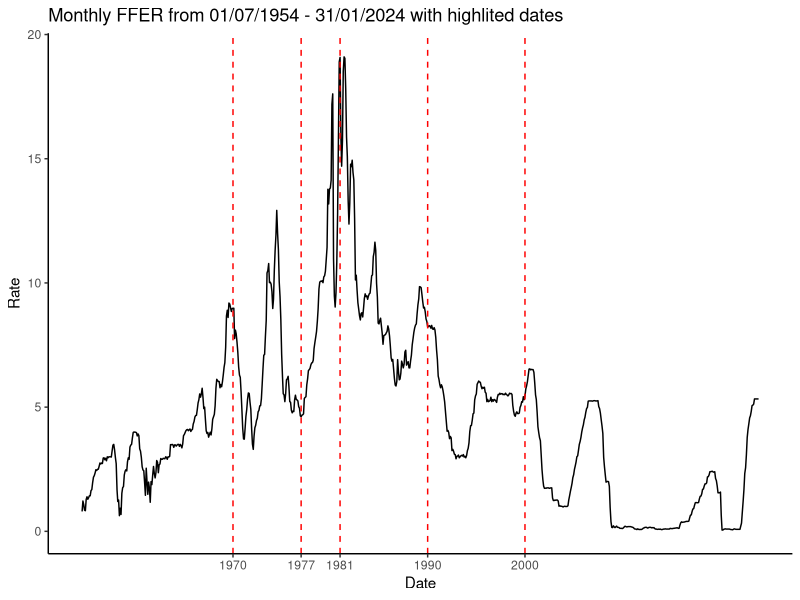

Generate this figure with R:
rm(list=ls())
library(ggplot2)

## Question a
rawdata <- read.csv("FEDFUNDS.csv")
data = rawdata
rate <- as.numeric(data$FEDFUNDS)
date <- as.Date(data$DATE, format = "%Y-%m-%d")
AIC <- rep(0,5)

# for each AR(p) model we use OLS and calculate the log-likelihood;
# to avoid lengthy codes, we define a function to perform OLS and calculate the AIC.

ols_llh_AIC <- function(X, y){
  n <- length(y)
  k <- ncol(X) + 1
  params <- solve(t(X) %*% X) %*% t(X) %*% y
  resid <- (y-X%*%params)
  l <- -(n/2) * log(2*pi*var(resid)) - (1/(2*var(resid))) * sum(resid^2)
  AIC <- -2 * l + 2 * k
  return(AIC)
}

# AR(1)
y_1 <- rate[1:(length(rate)-1)]
X <- cbind(1,y_1)
y <- rate[2:length(rate)]
AIC[1] <- ols_llh_AIC(X,y)

# AR(2)
y_1 <- rate[1:(length(rate)-1)]
y_2 <- rate[1:(length(rate)-2)]
y_1 <- y_1[-1]
X <- cbind(1,y_1, y_2)
y <- rate[3:length(rate)]
AIC[2] <- ols_llh_AIC(X,y)

# AR(3)
y_1 <- rate[1:(length(rate)-1)]
y_2 <- rate[1:(length(rate)-2)]
y_3 <- rate[1:(length(rate)-3)]
y_1 <- y_1[-(1:2)]
y_2 <- y_2[-1]
X <- cbind(1, y_1, y_2, y_3)
y <- rate[4:length(rate)]
AIC[3] <- ols_llh_AIC(X,y)

# AR(4)
y_1 <- rate[1:(length(rate)-1)]
y_2 <- rate[1:(length(rate)-2)]
y_3 <- rate[1:(length(rate)-3)]
y_4 <- rate[1:(length(rate)-4)]
y_1 <- y_1[-(1:3)]
y_2 <- y_2[-(1:2)]
y_3 <- y_3[-1]
X <- cbind(1, y_1, y_2, y_3, y_4)
y <- rate[5:length(rate)]
AIC[4] <- ols_llh_AIC(X,y)

# AR(5)
y_1 <- rate[1:(length(rate)-1)]
y_2 <- rate[1:(length(rate)-2)]
y_3 <- rate[1:(length(rate)-3)]
y_4 <- rate[1:(length(rate)-4)]
y_5 <- rate[1:(length(rate)-5)]
y_1 <- y_1[-(1:4)]
y_2 <- y_2[-(1:3)]
y_3 <- y_3[-(1:2)]
y_4 <- y_4[-1]
X <- cbind(1, y_1, y_2, y_3, y_4, y_5)
y <- rate[6:length(rate)]
AIC[5] <- ols_llh_AIC(X,y)
print(AIC)



## Question b
plot<-ggplot(data.frame(Date=date,Rate=rate),aes(x=Date,y=Rate))+geom_line()+geom_vline(xintercept = as.numeric(as.Date("1970-01-01")), linetype = "dashed", color = "red") +
  geom_vline(xintercept = as.numeric(as.Date("1977-01-01")), linetype = "dashed", color = "red") +
  geom_vline(xintercept = as.numeric(as.Date("1981-01-01")), linetype = "dashed", color = "red") +
  geom_vline(xintercept = as.numeric(as.Date("1990-01-01")), linetype = "dashed", color = "red") + labs(title = "Monthly FFER from 01/07/1954 - 31/01/2024 with highlited dates")+
  geom_vline(xintercept = as.numeric(as.Date("2000-01-01")), linetype = "dashed", color = "red") 
plot<-plot+scale_x_date(breaks = as.Date(c("1970-01-01","1977-01-01","1981-01-01","1990-01-01","2000-01-01")),date_labels = "%Y")
plot+theme(panel.grid.major = element_blank(), panel.grid.minor = element_blank(),
           panel.background = element_blank(), axis.line = element_line(colour = "black"))



## Question c --- Calculate the AIC manually

# Define a function TARnegllh which returns the negative Log-Likelihood of the TAR model.
TARnegllh <- function(X, y, tau, params, nr_lag){
  n <- length(y)
  tau <- tau - nr_lag    # we lose "nr_lag" observations in the AR model, so the index of threshold should shift forward accordingly.
  P <- matrix(params, nrow = nrow(X), ncol = length(params), byrow = T)
  for (i in 1:length(tau)){
    P[1:(tau[i] - 1), ((i*(nr_lag + 1))+1):((nr_lag + 1)*(i + 1))] <- 0
  }
  X <- matrix(rep(X, (length(tau)+1)), nrow = nrow(X))
  resid <- (y-rowSums(X*P))
  llh <- -(n/2) * log(2*pi*var(resid)) - (1/(2*var(resid))) * sum(resid^2)
  return(-llh)
}

# i)
tau = which(date ==  "1981-01-01")
nr_lag <- 1
params <- rep(0, (1+nr_lag)*(length(tau)+1))
y_1 <- rate[1:(length(rate)-1)]
X <- cbind(1,y_1)
y <- rate[2:length(rate)]
llh_tar1 <- optim(params, TARnegllh, method ="BFGS", y=y, X=X, tau=tau, nr_lag=nr_lag)$value
AIC_tar1 <- -2 * (-llh_tar1) + 2 * (length(params)+1)

nr_lag <- 2
params = rep(0, (1+nr_lag)*(length(tau)+1))
y_1 <- rate[1:(length(rate)-1)]
y_2 <- rate[1:(length(rate)-2)]
y_1 <- y_1[-1]
X <- cbind(1,y_1, y_2)
y <- rate[3:length(rate)]
llh_tar2 <- optim(params, TARnegllh, method ="BFGS", y=y, X=X, tau=tau, nr_lag=nr_lag)$value
AIC_tar2 <- -2 * (-llh_tar2) + 2 * (length(params)+1)

# ii)
tau = c(which(date == "1970-01-01"), which(date == "1990-01-01"))
nr_lag <- 1
params <- rep(0, (1+nr_lag)*(length(tau)+1))
y_1 <- rate[1:(length(rate)-1)]
X <- cbind(1,y_1)
y <- rate[2:length(rate)]
llh_tar3 <- optim(params, TARnegllh, method ="BFGS", y=y, X=X, tau=tau, nr_lag=nr_lag)$value
AIC_tar3 <- -2 * (-llh_tar3) + 2 * (length(params)+1)

nr_lag <- 2
params = rep(0, (1+nr_lag)*(length(tau)+1))
y_1 <- rate[1:(length(rate)-1)]
y_2 <- rate[1:(length(rate)-2)]
y_1 <- y_1[-1]
X <- cbind(1,y_1, y_2)
y <- rate[3:length(rate)]
llh_tar4 <- optim(params, TARnegllh, method ="BFGS", y=y, X=X, tau=tau, nr_lag=nr_lag)$value
AIC_tar4 <- -2 * (-llh_tar4) + 2 * (length(params)+1)

# iii)
tau = c(which(date == "1970-01-01"), which(date == "1977-01-01"),
        which(date == "1981-01-01"), which(date == "1990-01-01"),
        which(date == "2000-01-01"))
nr_lag <- 1
params <- rep(0, (1+nr_lag)*(length(tau)+1))
y_1 <- rate[1:(length(rate)-1)]
X <- cbind(1,y_1)
y <- rate[2:length(rate)]
llh_tar5 <- optim(params, TARnegllh, method ="BFGS", y=y, X=X, tau=tau, nr_lag=nr_lag)$value
AIC_tar5 <- -2 * (-llh_tar5) + 2 * (length(params)+1)

nr_lag <- 2
params = rep(0, (1+nr_lag)*(length(tau)+1))
y_1 <- rate[1:(length(rate)-1)]
y_2 <- rate[1:(length(rate)-2)]
y_1 <- y_1[-1]
X <- cbind(1,y_1, y_2)
y <- rate[3:length(rate)]
llh_tar6 <- optim(params, TARnegllh, method ="BFGS", y=y, X=X, tau=tau, nr_lag=nr_lag)$value
AIC_tar6 <- -2 * (-llh_tar6) + 2 * (length(params)+1)

# results
AIC_TAR <- matrix(c(AIC_tar1, AIC_tar2, AIC_tar3, AIC_tar4, AIC_tar5, AIC_tar6), nrow = 3, ncol = 2, byrow = T)
rownames(AIC_TAR) <- c("(i)", "(ii)", "(iii)")
colnames(AIC_TAR) <- c("p=1", "p=2")
AIC_TAR



## Question c --- Check the results using the built-in lm function
# i)
n <- nrow(data)
data$y_t_1 <- c(NA, data$FEDFUNDS[-n])
data$y_t_2 <- c(rep(NA,2), data$FEDFUNDS[-c((n-1),n)])

TAR1 <- lm(FEDFUNDS ~ y_t_1 + y_t_1 * (DATE > "1981-01-01"), data)
TAR2 <- lm(FEDFUNDS ~ y_t_1 + y_t_2 + y_t_1 * (DATE > "1981-01-01") + y_t_2 * (DATE > "1981-01-01"), data)
c(AIC(TAR1), AIC(TAR2))

# ii)
TAR3 <- lm(FEDFUNDS ~ y_t_1 + y_t_1 * (DATE > "1970-01-01") 
           + y_t_1 * (DATE > "1990-01-01"), data)
TAR4 <- lm(FEDFUNDS ~ y_t_1 + y_t_2 + y_t_1 * (DATE > "1970-01-01") 
           + y_t_1 * (DATE > "1990-01-01") + y_t_2 * (DATE > "1970-01-01" ) + y_t_2 * (DATE > "1990-01-01"), data)
c(AIC(TAR3), AIC(TAR4))

# iii)
TAR5 <- lm(FEDFUNDS ~ y_t_1 + y_t_1 * (DATE > "1970-01-01") + y_t_1 * (DATE > "1977-01-01") 
           + y_t_1 * (DATE > "1981-01-01") + y_t_1 * (DATE > "1990-01-01") + y_t_1 * (DATE > "2000-01-01"), data)

TAR6 <- lm(FEDFUNDS ~ y_t_1 + y_t_2 + y_t_1 * (DATE > "1970-01-01")
           + y_t_1 * (DATE > "1977-01-01") + y_t_1 * (DATE > "1981-01-01" ) + y_t_1 * (DATE > "1990-01-01") + y_t_1 * (DATE > "2000-01-01") 
           + y_t_2 * (DATE > "1970-01-01") + y_t_2 * (DATE > "1977-01-01") + y_t_2 * (DATE > "1981-01-01") + y_t_2 * (DATE > "1990-01-01") + y_t_2 * (DATE > "2000-01-01") , data)

c(AIC(TAR5), AIC(TAR6))

# results
tar_i <- c(AIC(TAR1), AIC(TAR2)) 
tar_ii <- c(AIC(TAR3), AIC(TAR4))
tar_iii <- c(AIC(TAR5), AIC(TAR6))
aic_tar <- matrix(cbind(tar_i , tar_ii , tar_iii), ncol = 3, nrow = 2, byrow = FALSE)
colnames(aic_tar) <- c("(i)", "(ii)", "(ii)") 
rownames(aic_tar) <- c("p=1", "p=2")
aic_tar



## Question d
library(lubridate) 
gamma <- c(0.5, 1, 2, 5, 10)
data$diff <-interval("1981-01-01", data$DATE) %/% months(1)

aic_star1 <- rep(NA, length(gamma))
aic_star2 <- rep(NA, length(gamma)) 

j <- 1
for(i in gamma){
  data$sf <- 1/(1 + exp(-i*(data$diff)))
  STAR1 = lm(FEDFUNDS ~ y_t_1 + sf*(1 + y_t_1), data)
  STAR2 = lm(FEDFUNDS ~ y_t_1 + y_t_2 + sf*(1 + y_t_1 + y_t_2), data)
  aic_star1[j] <- AIC(STAR1) 
  aic_star2[j] <- AIC(STAR2)
  j <- j + 1 
}
aic_star <- matrix(cbind(gamma , aic_star1 , aic_star2), ncol = 3, nrow = 5, byrow = F)
colnames(aic_star) <- c("Gamma", "AIC Star(1)", "AIC Star(2)")
aic_star

